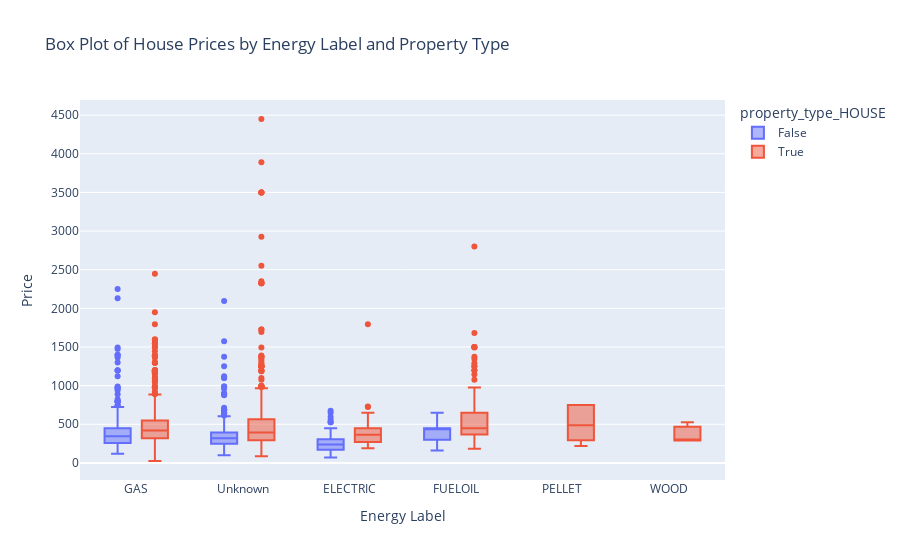

The code cell stored with this chart in its notebook:
### Code cell
energy_label_order = ['A++', 'A+', 'A', 'B', 'C', 'D', 'E', 'F']

# Create the box plot
fig = px.box(df, x='heating_type', y='price', color='property_type_HOUSE', title='Box Plot of House Prices by Energy Label and Property Type')#category_orders={'energy_label': energy_label_order})

# Update layout for better visualization
fig.update_layout(
    xaxis_title='Energy Label',
    yaxis_title='Price',
    boxmode='group'  # Group by property type
)

# Show the plot
fig.show()

### Figure 1 — Plotly figure (JSON) as saved in the notebook; plotly's stock layout.template omitted (floating-point values rounded to 4 significant figures; data arrays with more than 128 entries replaced by an {"elided": "..."} marker saying what was removed)
{"data": [{"alignmentgroup": "True", "hovertemplate": "property_type_HOUSE=False<br>heating_type=%{x}<br>price=%{y}<extra></extra>", "legendgroup": "False", "marker": {"color": "#636efa"}, "name": "False", "notched": false, "offsetgroup": "False", "orientation": "v", "showlegend": true, "type": "box", "x": {"elided": "1185 str values"}, "x0": " ", "xaxis": "x", "y": {"elided": "1185 float values"}, "y0": " ", "yaxis": "y"}, {"alignmentgroup": "True", "hovertemplate": "property_type_HOUSE=True<br>heating_type=%{x}<br>price=%{y}<extra></extra>", "legendgroup": "True", "marker": {"color": "#EF553B"}, "name": "True", "notched": false, "offsetgroup": "True", "orientation": "v", "showlegend": true, "type": "box", "x": {"elided": "1587 str values"}, "x0": " ", "xaxis": "x", "y": {"elided": "1587 float values"}, "y0": " ", "yaxis": "y"}], "layout": {"boxmode": "group", "legend": {"title": {"text": "property_type_HOUSE"}, "tracegroupgap": 0}, "title": {"text": "Box Plot of House Prices by Energy Label and Property Type"}, "xaxis": {"anchor": "y", "domain": [0, 1], "title": {"text": "Energy Label"}}, "yaxis": {"anchor": "x", "domain": [0, 1], "title": {"text": "Price"}}}}
